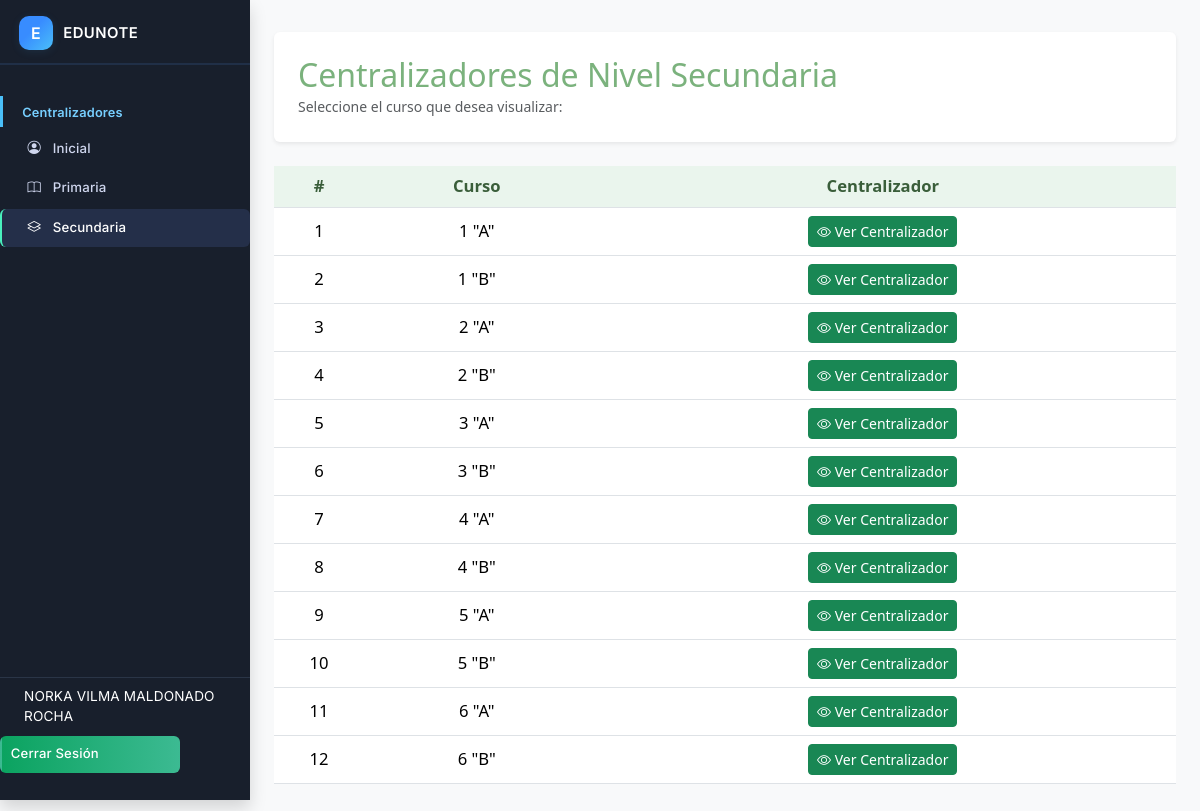
The page /direc/secv.php (signed in) on the database its author committed.
### tables this page shows
CREATE TABLE `cursos` (
  `id_curso` int(11) NOT NULL,
  `nivel` varchar(20) NOT NULL COMMENT 'Ej: Kinder, Primaria, Secundaria',
  `curso` int(11) NOT NULL COMMENT 'Número del curso, ej: 1, 2, 3',
  `paralelo` varchar(5) NOT NULL COMMENT 'Ej: A, B, C'
);

### direc/secv.php (the view, shortened to what this page needs)
<?php
$db = new Database();
$conn = $db->connect();
$stmt = $conn->query("SELECT c.id_curso, c.curso, c.paralelo FROM cursos c WHERE c.nivel = 'Secundaria' ORDER BY c.curso, c.paralelo");
$cursos = $stmt->fetchAll(PDO::FETCH_ASSOC);
?>
<!DOCTYPE html>
<html lang="es">
<head>
    <link rel="stylesheet" href="../css/bootstrap.min.css">
    <link rel="stylesheet" href="https://cdn.jsdelivr.net/npm/bootstrap-icons@1.11.3/font/bootstrap-icons.min.css">
</head>
<body>
    <div class="sidebar d-flex flex-column">
        <?php include '../includes/sidebar.php'; ?>
    </div>
    <div class="main-content">
        <div class="bg-white rounded shadow-sm p-4 mb-4">
            <h2 class="mb-0" style="color:#7bb27d;">Centralizadores de Nivel Secundaria</h2>
            <small class="text-muted">Seleccione el curso que desea visualizar:</small>
        </div>
        <div class="table-responsive">
            <table class="table table-centralizador align-middle">
                <thead>
                    <tr>
                        <th style="width:90px;">#</th>
                        <th>Curso</th>
                        <th>Centralizador</th>
                    </tr>
                </thead>
                <tbody>
                    <?php if (count($cursos) > 0): ?>
                        <?php $contador = 1; ?>
                        <?php foreach ($cursos as $curso): ?>
                            <tr>
                                <td><?= $contador++ ?></td>
                                <td><?= htmlspecialchars($curso['curso']) ?> "<?= htmlspecialchars($curso['paralelo']) ?>"</td>
                                <td>
                                    <a href="ver_cursov.php?id=<?= $curso['id_curso'] ?>" class="btn btn-success btn-sm btn-centralizador">
                                        <i class="bi bi-eye"></i> Ver Centralizador
                                    </a>
                                </td>
                            </tr>
                        <?php endforeach; ?>
                    <?php else: ?>
                        <tr>
                            <td colspan="3" class="text-center">No hay cursos de nivel secundaria registrados.</td>
                        </tr>
                    <?php endif; ?>
                </tbody>
            </table>
        </div>
    </div>
</body>
</html>

### direc/secv.php (style rules this page uses)
body { background: #f8f9fa; }
.main-content { margin-left: 250px; padding: 32px 24px; }
.sidebar { position: fixed; left: 0; top: 0; width: 250px; height: 100vh; background: #212c3a; color: #fff; z-index: 1000; }
.table-centralizador th, .table-centralizador td { text-align: center; vertical-align: middle; font-size: 1.04rem; }
.table-centralizador th { background: #eaf5ed; color: #3a5e3a; }
.btn-centralizador { min-width: 110px; }

### rows shown on the page
cursos: curso "1", paralelo "A"
cursos: curso "1", paralelo "B"
cursos: curso "2", paralelo "A"
cursos: curso "2", paralelo "B"
cursos: curso "3", paralelo "A"
cursos: curso "3", paralelo "B"
cursos: curso "4", paralelo "A"
cursos: curso "4", paralelo "B"
cursos: curso "5", paralelo "A"
cursos: curso "5", paralelo "B"
cursos: curso "6", paralelo "A"
cursos: curso "6", paralelo "B"

### other values the page prints
$_SESSION['user_name'] "NORKA VILMA MALDONADO ROCHA"
